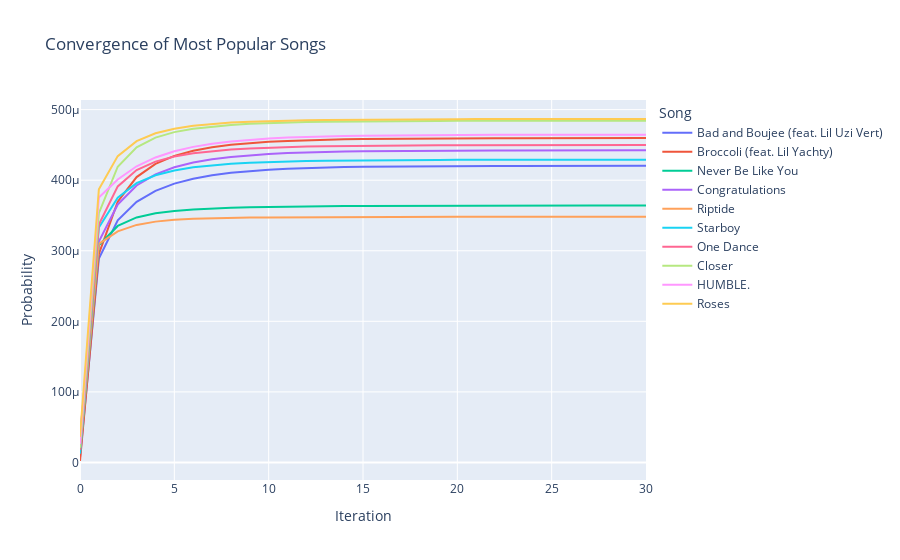

The notebook cell this image was saved under:
### Code cell
n = 10

popularity = np.sum(transition_matrix, axis=0)
top_n_indices = np.argsort(popularity.A1)[-n:]

init = np.random.rand(1, num_songs)
init = init / np.sum(init)
probs = [init]
p = csr_matrix(init)

damping = True
if damping:
    damping_factor = 0.85
    random_jump_vector = csr_matrix(np.ones(num_songs)/num_songs)
    for i in tqdm(range(30)):
        p = damping_factor * np.dot(p, transition_matrix) + (1 - damping_factor) * random_jump_vector
        probs.append(p)
else:
    for i in tqdm(range(30)):
        p = np.dot(p, transition_matrix)
        probs.append(p)


plot_data = []
for i in top_n_indices:
    song_name = song_data_map[list(song_relationships)[i]]["song_name"]
    for step_num, step in enumerate(probs):
        plot_data.append({'Iteration': step_num, 'Probability': step[0, i], 'Song': song_name})

df = pd.DataFrame(plot_data)
fig = px.line(df, x='Iteration', y='Probability', color='Song', title='Convergence of Most Popular Songs')
fig.show()

### Figure 1 — Plotly figure (JSON) as saved in the notebook; plotly's stock layout.template omitted (floating-point values rounded to 4 significant figures)
{"data": [{"hovertemplate": "Song=Bad and Boujee (feat. Lil Uzi Vert)<br>Iteration=%{x}<br>Probability=%{y}<extra></extra>", "legendgroup": "Bad and Boujee (feat. Lil Uzi Vert)", "line": {"color": "#636efa", "dash": "solid"}, "marker": {"symbol": "circle"}, "mode": "lines", "name": "Bad and Boujee (feat. Lil Uzi Vert)", "orientation": "v", "showlegend": true, "type": "scatter", "x": [0, 1, 2, 3, 4, 5, 6, 7, 8, 9, 10, 11, 12, 13, 14, 15, 16, 17, 18, 19, 20, 21, 22, 23, 24, 25, 26, 27, 28, 29, 30], "xaxis": "x", "y": [6.754e-06, 0.000289, 0.0003432, 0.0003693, 0.0003849, 0.0003951, 0.0004021, 0.000407, 0.0004106, 0.0004131, 0.000415, 0.0004163, 0.0004173, 0.0004181, 0.0004186, 0.0004191, 0.0004194, 0.0004196, 0.0004198, 0.00042, 0.0004201, 0.0004201, 0.0004202, 0.0004203, 0.0004203, 0.0004203, 0.0004204, 0.0004204, 0.0004204, 0.0004204, 0.0004204], "yaxis": "y"}, {"hovertemplate": "Song=Broccoli (feat. Lil Yachty)<br>Iteration=%{x}<br>Probability=%{y}<extra></extra>", "legendgroup": "Broccoli (feat. Lil Yachty)", "line": {"color": "#EF553B", "dash": "solid"}, "marker": {"symbol": "circle"}, "mode": "lines", "name": "Broccoli (feat. Lil Yachty)", "orientation": "v", "showlegend": true, "type": "scatter", "x": [0, 1, 2, 3, 4, 5, 6, 7, 8, 9, 10, 11, 12, 13, 14, 15, 16, 17, 18, 19, 20, 21, 22, 23, 24, 25, 26, 27, 28, 29, 30], "xaxis": "x", "y": [2.071e-06, 0.0002954, 0.0003695, 0.0004044, 0.0004232, 0.0004345, 0.0004418, 0.0004467, 0.0004502, 0.0004526, 0.0004544, 0.0004557, 0.0004567, 0.0004574, 0.0004579, 0.0004583, 0.0004586, 0.0004589, 0.0004591, 0.0004592, 0.0004593, 0.0004594, 0.0004595, 0.0004595, 0.0004595, 0.0004596, 0.0004596, 0.0004596, 0.0004596, 0.0004597, 0.0004597], "yaxis": "y"}, {"hovertemplate": "Song=Never Be Like You<br>Iteration=%{x}<br>Probability=%{y}<extra></extra>", "legendgroup": "Never Be Like You", "line": {"color": "#00cc96", "dash": "solid"}, "marker": {"symbol": "circle"}, "mode": "lines", "name": "Never Be Like You", "orientation": "v", "showlegend": true, "type": "scatter", "x": [0, 1, 2, 3, 4, 5, 6, 7, 8, 9, 10, 11, 12, 13, 14, 15, 16, 17, 18, 19, 20, 21, 22, 23, 24, 25, 26, 27, 28, 29, 30], "xaxis": "x", "y": [1.479e-05, 0.0003078, 0.0003352, 0.0003472, 0.0003531, 0.0003565, 0.0003585, 0.0003599, 0.0003609, 0.0003616, 0.0003622, 0.0003626, 0.0003629, 0.0003631, 0.0003633, 0.0003635, 0.0003636, 0.0003637, 0.0003637, 0.0003638, 0.0003638, 0.0003639, 0.0003639, 0.0003639, 0.000364, 0.000364, 0.000364, 0.000364, 0.000364, 0.000364, 0.000364], "yaxis": "y"}, {"hovertemplate": "Song=Congratulations<br>Iteration=%{x}<br>Probability=%{y}<extra></extra>", "legendgroup": "Congratulations", "line": {"color": "#ab63fa", "dash": "solid"}, "marker": {"symbol": "circle"}, "mode": "lines", "name": "Congratulations", "orientation": "v", "showlegend": true, "type": "scatter", "x": [0, 1, 2, 3, 4, 5, 6, 7, 8, 9, 10, 11, 12, 13, 14, 15, 16, 17, 18, 19, 20, 21, 22, 23, 24, 25, 26, 27, 28, 29, 30], "xaxis": "x", "y": [3.841e-05, 0.0003131, 0.0003656, 0.0003926, 0.0004083, 0.0004183, 0.000425, 0.0004296, 0.0004329, 0.0004353, 0.0004371, 0.0004384, 0.0004393, 0.0004401, 0.0004406, 0.000441, 0.0004413, 0.0004416, 0.0004418, 0.0004419, 0.000442, 0.0004421, 0.0004422, 0.0004422, 0.0004423, 0.0004423, 0.0004423, 0.0004423, 0.0004423, 0.0004424, 0.0004424], "yaxis": "y"}, {"hovertemplate": "Song=Riptide<br>Iteration=%{x}<br>Probability=%{y}<extra></extra>", "legendgroup": "Riptide", "line": {"color": "#FFA15A", "dash": "solid"}, "marker": {"symbol": "circle"}, "mode": "lines", "name": "Riptide", "orientation": "v", "showlegend": true, "type": "scatter", "x": [0, 1, 2, 3, 4, 5, 6, 7, 8, 9, 10, 11, 12, 13, 14, 15, 16, 17, 18, 19, 20, 21, 22, 23, 24, 25, 26, 27, 28, 29, 30], "xaxis": "x", "y": [1.468e-05, 0.0003097, 0.0003276, 0.0003367, 0.0003413, 0.0003438, 0.0003453, 0.0003461, 0.0003467, 0.000347, 0.0003473, 0.0003475, 0.0003476, 0.0003477, 0.0003478, 0.0003479, 0.0003479, 0.000348, 0.000348, 0.0003481, 0.0003481, 0.0003481, 0.0003481, 0.0003481, 0.0003482, 0.0003482, 0.0003482, 0.0003482, 0.0003482, 0.0003482, 0.0003482], "yaxis": "y"}, {"hovertemplate": "Song=Starboy<br>Iteration=%{x}<br>Probability=%{y}<extra></extra>", "legendgroup": "Starboy", "line": {"color": "#19d3f3", "dash": "solid"}, "marker": {"symbol": "circle"}, "mode": "lines", "name": "Starboy", "orientation": "v", "showlegend": true, "type": "scatter", "x": [0, 1, 2, 3, 4, 5, 6, 7, 8, 9, 10, 11, 12, 13, 14, 15, 16, 17, 18, 19, 20, 21, 22, 23, 24, 25, 26, 27, 28, 29, 30], "xaxis": "x", "y": [1.252e-05, 0.000333, 0.0003751, 0.0003958, 0.000407, 0.0004138, 0.0004182, 0.0004212, 0.0004232, 0.0004247, 0.0004258, 0.0004266, 0.0004272, 0.0004276, 0.0004279, 0.0004282, 0.0004284, 0.0004286, 0.0004287, 0.0004288, 0.0004288, 0.0004289, 0.0004289, 0.000429, 0.000429, 0.000429, 0.000429, 0.0004291, 0.0004291, 0.0004291, 0.0004291], "yaxis": "y"}, {"hovertemplate": "Song=One Dance<br>Iteration=%{x}<br>Probability=%{y}<extra></extra>", "legendgroup": "One Dance", "line": {"color": "#FF6692", "dash": "solid"}, "marker": {"symbol": "circle"}, "mode": "lines", "name": "One Dance", "orientation": "v", "showlegend": true, "type": "scatter", "x": [0, 1, 2, 3, 4, 5, 6, 7, 8, 9, 10, 11, 12, 13, 14, 15, 16, 17, 18, 19, 20, 21, 22, 23, 24, 25, 26, 27, 28, 29, 30], "xaxis": "x", "y": [1.797e-05, 0.000337, 0.0003912, 0.0004144, 0.0004263, 0.0004335, 0.0004381, 0.0004413, 0.0004435, 0.0004451, 0.0004463, 0.0004471, 0.0004478, 0.0004482, 0.0004486, 0.0004489, 0.0004491, 0.0004493, 0.0004494, 0.0004495, 0.0004496, 0.0004496, 0.0004497, 0.0004497, 0.0004497, 0.0004498, 0.0004498, 0.0004498, 0.0004498, 0.0004498, 0.0004498], "yaxis": "y"}, {"hovertemplate": "Song=Closer<br>Iteration=%{x}<br>Probability=%{y}<extra></extra>", "legendgroup": "Closer", "line": {"color": "#B6E880", "dash": "solid"}, "marker": {"symbol": "circle"}, "mode": "lines", "name": "Closer", "orientation": "v", "showlegend": true, "type": "scatter", "x": [0, 1, 2, 3, 4, 5, 6, 7, 8, 9, 10, 11, 12, 13, 14, 15, 16, 17, 18, 19, 20, 21, 22, 23, 24, 25, 26, 27, 28, 29, 30], "xaxis": "x", "y": [2.075e-05, 0.0003533, 0.0004191, 0.0004465, 0.0004603, 0.0004681, 0.000473, 0.0004761, 0.0004783, 0.0004798, 0.000481, 0.0004818, 0.0004824, 0.0004828, 0.0004832, 0.0004834, 0.0004837, 0.0004838, 0.0004839, 0.000484, 0.0004841, 0.0004842, 0.0004842, 0.0004843, 0.0004843, 0.0004843, 0.0004843, 0.0004843, 0.0004844, 0.0004844, 0.0004844], "yaxis": "y"}, {"hovertemplate": "Song=HUMBLE.<br>Iteration=%{x}<br>Probability=%{y}<extra></extra>", "legendgroup": "HUMBLE.", "line": {"color": "#FF97FF", "dash": "solid"}, "marker": {"symbol": "circle"}, "mode": "lines", "name": "HUMBLE.", "orientation": "v", "showlegend": true, "type": "scatter", "x": [0, 1, 2, 3, 4, 5, 6, 7, 8, 9, 10, 11, 12, 13, 14, 15, 16, 17, 18, 19, 20, 21, 22, 23, 24, 25, 26, 27, 28, 29, 30], "xaxis": "x", "y": [2.64e-05, 0.0003755, 0.0004011, 0.0004197, 0.0004322, 0.000441, 0.0004472, 0.0004517, 0.000455, 0.0004574, 0.0004591, 0.0004604, 0.0004614, 0.0004622, 0.0004627, 0.0004631, 0.0004635, 0.0004637, 0.0004639, 0.000464, 0.0004641, 0.0004642, 0.0004643, 0.0004644, 0.0004644, 0.0004644, 0.0004645, 0.0004645, 0.0004645, 0.0004645, 0.0004645], "yaxis": "y"}, {"hovertemplate": "Song=Roses<br>Iteration=%{x}<br>Probability=%{y}<extra></extra>", "legendgroup": "Roses", "line": {"color": "#FECB52", "dash": "solid"}, "marker": {"symbol": "circle"}, "mode": "lines", "name": "Roses", "orientation": "v", "showlegend": true, "type": "scatter", "x": [0, 1, 2, 3, 4, 5, 6, 7, 8, 9, 10, 11, 12, 13, 14, 15, 16, 17, 18, 19, 20, 21, 22, 23, 24, 25, 26, 27, 28, 29, 30], "xaxis": "x", "y": [3.65e-05, 0.000387, 0.0004341, 0.0004554, 0.0004665, 0.000473, 0.000477, 0.0004797, 0.0004816, 0.0004829, 0.0004838, 0.0004845, 0.000485, 0.0004854, 0.0004857, 0.0004859, 0.0004861, 0.0004862, 0.0004863, 0.0004864, 0.0004865, 0.0004865, 0.0004866, 0.0004866, 0.0004866, 0.0004867, 0.0004867, 0.0004867, 0.0004867, 0.0004867, 0.0004867], "yaxis": "y"}], "layout": {"legend": {"title": {"text": "Song"}, "tracegroupgap": 0}, "title": {"text": "Convergence of Most Popular Songs"}, "xaxis": {"anchor": "y", "domain": [0, 1], "title": {"text": "Iteration"}}, "yaxis": {"anchor": "x", "domain": [0, 1], "title": {"text": "Probability"}}}}
